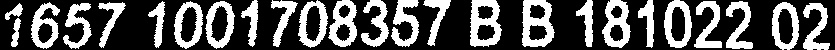
#> input picture pyQt5/小论文/aa.jpg, 835 x 50 px
$ python '图片进行卷积.py'
#> lines starting #> are read from the running program, lines starting #| are printed output that depends on the picture
#> further down, dst_img is the input picture: shape (50, 835); min 0, max 255, mean 87.1
import cv2
import numpy as np
import math
import matplotlib.pyplot as plt
from scipy import signal
import hmmlearn

def CutNumArea(img):
    kernel=cv2.getStructuringElement(cv2.MORPH_RECT,(2,2))
    img=cv2.erode(img,kernel)
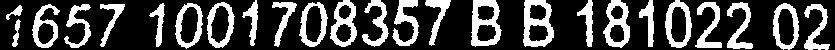
#> img: shape (50, 835); min 0, max 255, mean 69.4
    h, w = img.shape
#> h = 50; w = 835


    areas=3
    plt.subplot2grid((areas,6),(0,0),colspan=6)
    plt.imshow(cv2.cvtColor(img,cv2.COLOR_GRAY2RGB))
    plt.xlabel('(a)原图', fontproperties='SimHei', fontsize=35)
    plt.xticks([])
    plt.yticks([])

    plt.subplot2grid((areas,6),(1,0),colspan=6)
    kernel = np.ones((h, 15), dtype=np.float32)
    result = signal.convolve2d(img, kernel, 'valid')
    # result = cv2.threshold(result, 1000, 1, cv2.THRESH_BINARY)
    hist = result.ravel()
#> hist = 821 values, max 109554 at index 524, min 0 at index 125, mean 52728.5
    plt.plot(hist)
    plt.xlabel('(b)卷积投影分布', fontproperties='SimHei', fontsize=35)

    # kernel = cv2.getStructuringElement(cv2.MORPH_RECT, (2, 2))
    # img = cv2.erode(img, kernel)
    # 先将大的分割出来
    plt.subplot2grid((areas,6),(2,0),colspan=6)
    kernel = np.ones((h, 15), dtype=np.float32)
    result = signal.convolve2d(img, kernel, 'valid')
    result = cv2.threshold(result, 1, 1000, cv2.THRESH_BINARY)
    hist = result[1].ravel()
#> hist = 821 values, max 1000 at index 0, min 0 at index 125, mean 956.2
    plt.plot(hist)
    plt.xlabel('(c)阀值处理后分布', fontproperties='SimHei', fontsize=35)

    startIdx = []
    endIdx = []
    for i in range(1,len(hist)):
        if (hist[i - 1] == 1) & (hist[i] == 0):
            endIdx.append(i)
        if (hist[i - 1] == 0) & (hist[i] == 1):
            startIdx.append(i)
#> after the loop, endIdx = []; startIdx = []
    startIdx.insert(0,0)
    endIdx.append(w)
    # [5 lines of commented-out code are left out]
    imgarr = []
    for i in range(len(startIdx)):
        tempimg = img[:, startIdx[i]:endIdx[i]]
        imgarr.append(tempimg)
#> this loop made 1 pass
#> after the loop, imgarr = 1 item
    mask=np.ones(shape=(h,w),dtype=np.uint8)
    _,mask=cv2.threshold(mask,0,255,cv2.THRESH_BINARY)
    count=5
    # [7 lines of commented-out code are left out]
    plt.show()
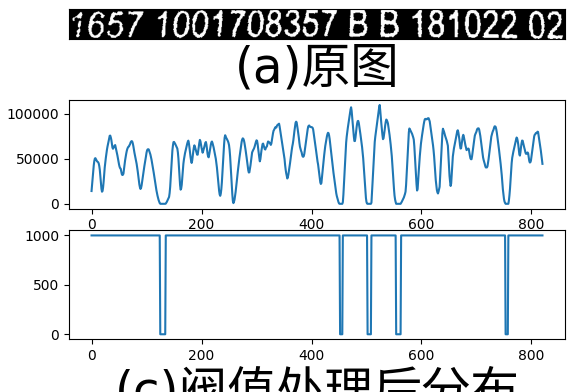
#> figure drawn by matplotlib, 3 panels; panel 2: curve peaks at x = 524, y = 109554; panel 3: curve peaks at x = 0, y = 1000

    return imgarr

#对原图片进行卷积，得出定位点
dst_img=cv2.imread('aa.jpg',cv2.IMREAD_GRAYSCALE)
CutNumArea(dst_img)

plt.show()
cv2.waitKey()
cv2.destroyAllWindows()

$ run again, with pyQt5/小论文/0.jpg copied over pyQt5/小论文/aa.jpg
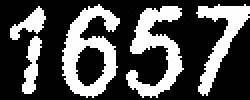
#> input picture pyQt5/小论文/0.jpg, 125 x 50 px (shown 2 times larger)
#> dst_img is the input picture: shape (50, 125); min 0, max 255, mean 80.1
#> in CutNumArea, `img=cv2.erode(img,kernel)`:
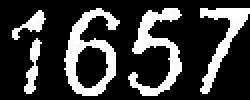
#> img: shape (50, 125) (shown 2 times larger); min 0, max 255, mean 59.8
#> in CutNumArea, `hist = result.ravel()`: hist = 111 values, max 75646 at index 34, min 13415 at index 19, mean 47768.8
#> in CutNumArea, `hist = result[1].ravel()`: hist = 111 values from 1000 to 1000
#> the loop in CutNumArea, `for i in range(1,len(hist)):` made 110 passes
#> after the loop in CutNumArea, `for i in range(1,len(hist)):`: endIdx = []
#> the loop in CutNumArea, `for i in range(len(startIdx)):` made 1 pass
#> after the loop in CutNumArea, `for i in range(len(startIdx)):`: imgarr = 1 item
#> in CutNumArea, `plt.show()`:
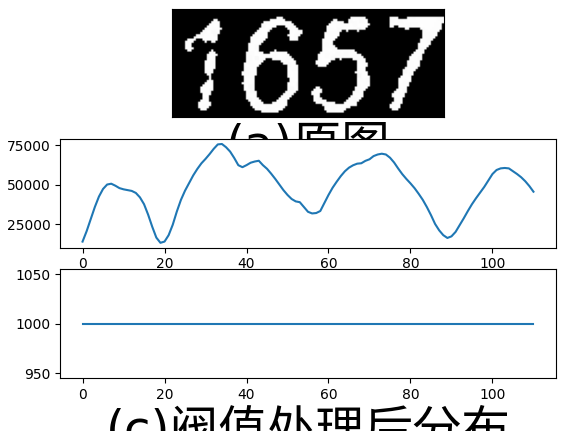
#> figure drawn by matplotlib, 3 panels; panel 2: curve peaks at x = 34, y = 75646

$ run again, with pyQt5/小论文/09_30_13.jpg copied over pyQt5/小论文/aa.jpg
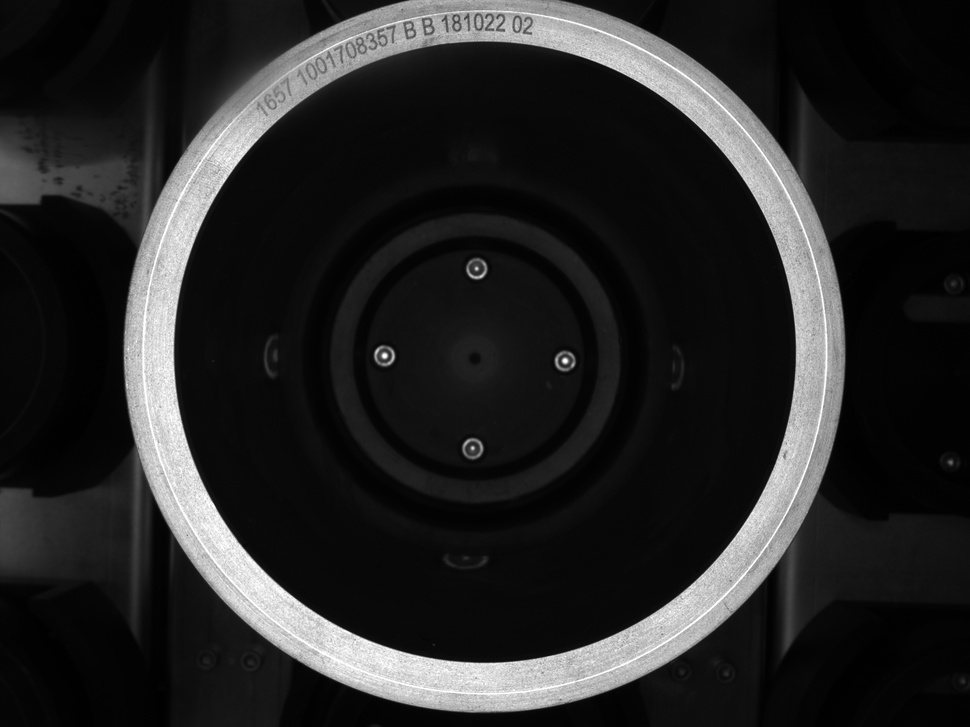
#> input picture pyQt5/小论文/09_30_13.jpg, 970 x 727 px, shrunk from 2592 x 1944 before the run
#> dst_img is the input picture: shape (727, 970); min 0, max 255, mean 38.1
#> in CutNumArea, `img=cv2.erode(img,kernel)`:
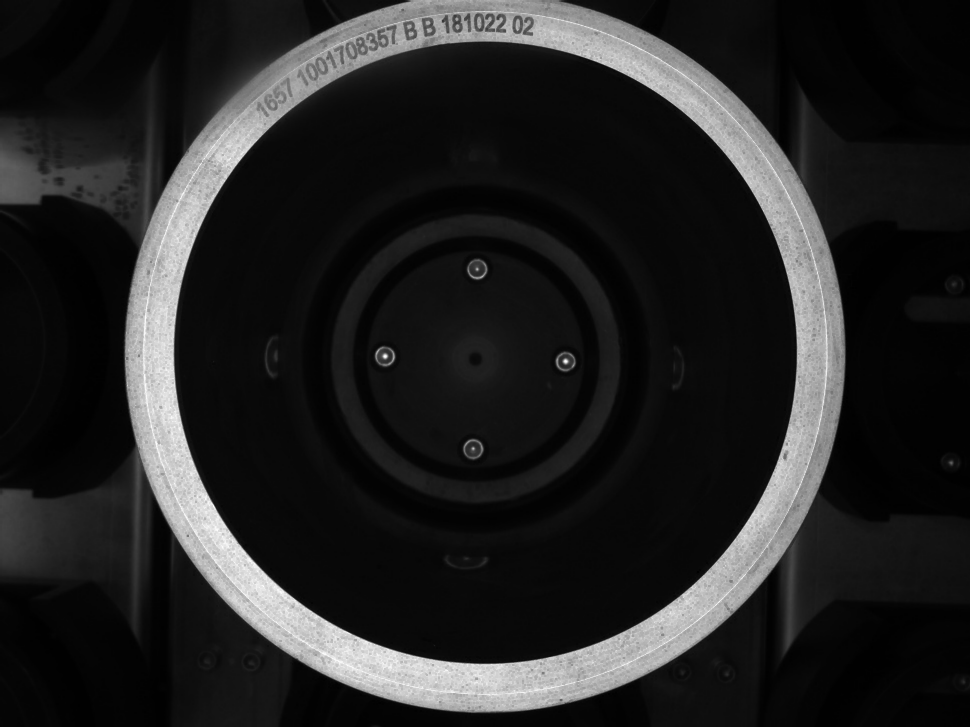
#> img: shape (727, 970); min 0, max 253, mean 35.6
#> in CutNumArea, `hist = result.ravel()`: hist = 956 values, max 1068069 at index 161, min 64606 at index 876, mean 392104.6
#> in CutNumArea, `hist = result[1].ravel()`: hist = 956 values from 1000 to 1000
#> after the loop in CutNumArea, `for i in range(1,len(hist)):`: endIdx = []
#> the loop in CutNumArea, `for i in range(len(startIdx)):` made 1 pass
#> after the loop in CutNumArea, `for i in range(len(startIdx)):`: imgarr = 1 item
#> in CutNumArea, `plt.show()`:
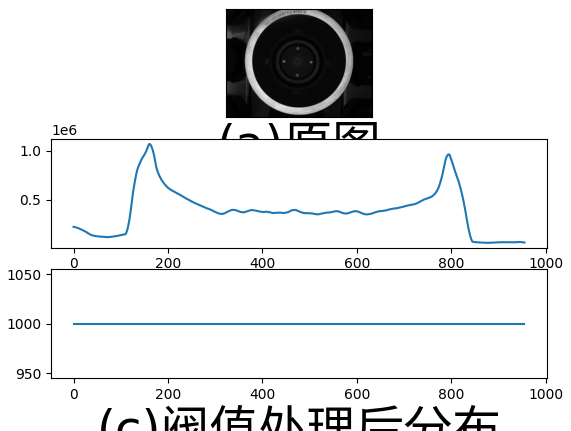
#> figure drawn by matplotlib, 3 panels; panel 2: curve peaks at x = 161, y = 1068069
